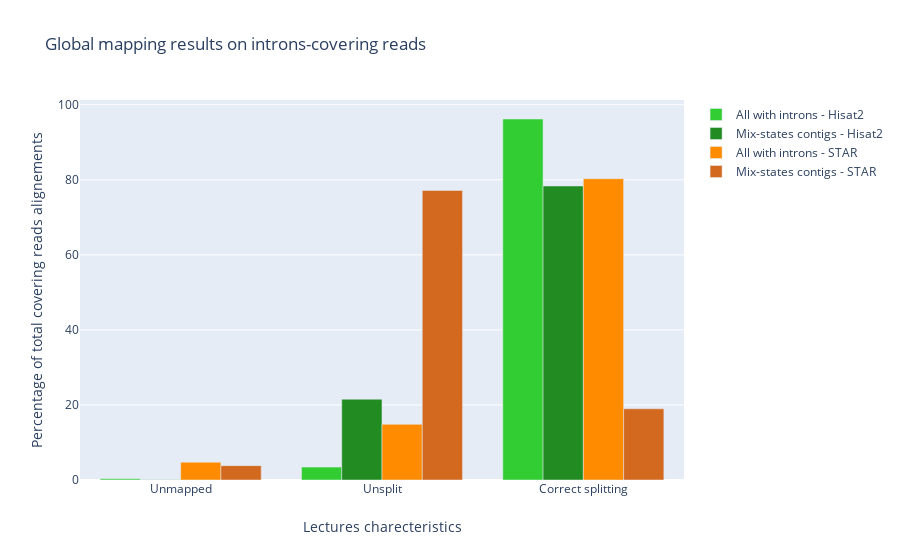

Notebook cell for this chart:
### Markdown cell above
<a id='fig_5'></a>
**Fig 5** *Counting table and barplots of mapped covering reads' main characteristics.*

### Code cell
def plot_covering_reads(*args,**kwargs) :
    series=[]
    fig = go.Figure()
    for name, val in args :
        s = pd.Series(name=name)
        s['Covering']=len(val)
        s['Unmapped']=len(val.loc[lambda df : df.mapped == False])
        tmp = val.merge(library,left_on='read',right_index=True,suffixes=("","_lib"))
        s['Mismapped'] = len(tmp.loc[lambda df : (df.contig.str.rstrip('.ori') != df.contig_lib.str.rstrip('.ori'))& (df.mapped == True)])
        s['Unsplit'] = len(val.loc[lambda df : (df.mapped==True)&(df.split==False)])
        s['Missplit'] = len(val.loc[lambda df : (df.split==True)&(df.missplit==True)])
        s['Correct splitting'] = len(val.loc[lambda df : df.classe == 'TP'])
        series.append(s)
        
        to_plot = s[['Unmapped','Unsplit','Correct splitting']]/s['Covering']*100
        fig.add_trace(
            go.Bar(
                    x=to_plot.index,
                    y=to_plot.values,
                    name = s.name,
                    marker_color=colors[s.name]
            ))
    table = pd.concat(series,axis=1,sort=False)
    display(table)
    
    fig.update_layout(
        title='Global mapping results on introns-covering reads',
        xaxis=dict(title='Lectures charecteristics'),
        yaxis=dict(title='Percentage of total covering reads alignements')
        )
    
    fig.show()

plot_covering_reads(*zip(names,[
                    mapping_hisat_all.loc[lambda df : df.covering == True,:],
                    mapping_hisat_mixed.loc[lambda df : df.covering == True,:],
                    mapping_star_all.loc[lambda df : df.covering == True,:],
                    mapping_star_mixed.loc[lambda df : df.covering == True,:]
                    ]),
                colors=colors,
                library=library)

### Figure 1 — Plotly figure (JSON) as saved in the notebook; plotly's stock layout.template omitted (floating-point values rounded to 4 significant figures)
{"data": [{"marker": {"color": "limegreen"}, "name": "All with introns - Hisat2", "type": "bar", "x": ["Unmapped", "Unsplit", "Correct splitting"], "y": [0.3218, 3.44, 96.21]}, {"marker": {"color": "forestgreen"}, "name": "Mix-states contigs - Hisat2", "type": "bar", "x": ["Unmapped", "Unsplit", "Correct splitting"], "y": [0.0944, 21.54, 78.36]}, {"marker": {"color": "darkorange"}, "name": "All with introns - STAR", "type": "bar", "x": ["Unmapped", "Unsplit", "Correct splitting"], "y": [4.749, 14.84, 80.3]}, {"marker": {"color": "chocolate"}, "name": "Mix-states contigs - STAR", "type": "bar", "x": ["Unmapped", "Unsplit", "Correct splitting"], "y": [3.826, 77.17, 18.98]}], "layout": {"title": {"text": "Global mapping results on introns-covering reads"}, "xaxis": {"title": {"text": "Lectures charecteristics"}}, "yaxis": {"title": {"text": "Percentage of total covering reads alignements"}}}}
